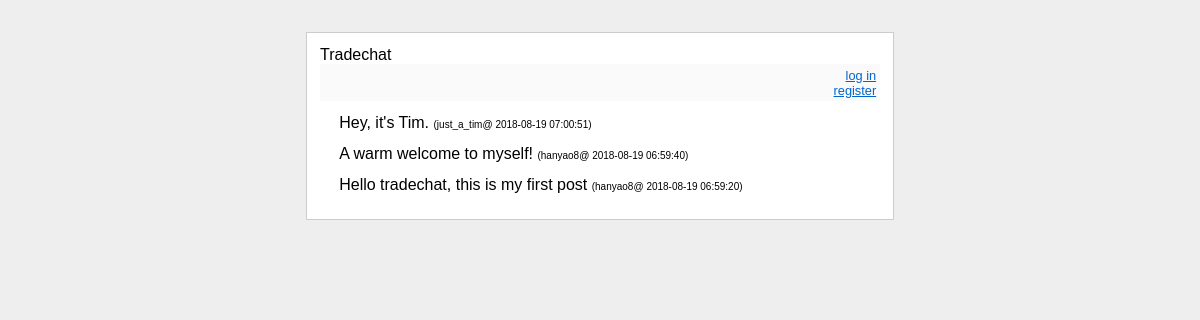
The page / on the database its author committed.
### tables this page shows
CREATE TABLE comments (id integer primary key autoincrement, comment text not null, user text not null, time text not null);

### tradechat.py (the view)
@app.route('/')
def show_entries():
    db=get_db()
    query='select comment, user, time from comments order by id desc'
    cursor=db.execute(query)
    comments=cursor.fetchall()
    return render_template('show_entries.html',comments=comments)

### tradechat.py (called while the page is built)
def connect_db():
    rv=sqlite3.connect(app.config['DATABASE'])
    rv.row_factory=sqlite3.Row
    return(rv)

def get_db():
    if not hasattr(g,'sqlite_db'):
        g.sqlite_db=connect_db()
    return(g.sqlite_db)

### templates/show_entries.html (shortened to what this page needs)
{% extends "layout.html" %}
{% block body %}
  <ul class=comments>
  {% for comment in comments %}
    <li>{{ comment.comment|safe }}
        <font size="-2">({{ comment.user }}@ {{comment.time}})</font>
  {% else %}
    <li><em>No comments so far.</em>
  {% endfor %}
  </ul>
{% endblock %}

### templates/layout.html (shortened to what this page needs)
<!doctype html>
<link rel=stylesheet type=text/css
  href="{{url_for('static',filename='style.css')}}">
<div class=page>
  <hl>Tradechat</hl>
  <div class=metanav>
  {% if not session.logged_in %}
    <a href="{{ url_for('login')}}">log in</a><br>
    <a href="{{ url_for('register')}}">register</a>
  {% else %}
    <a href="{{ url_for('logout')}}">log out</a>
  {% endif %}
  </div>
  {% block body %}{% endblock %}
</div>

### static/style.css (style rules this page uses)
a, h1, h2 { color: #0066cc; }
.page { margin: 2em auto; width: 35em; border: 1px solid #ccc; padding: 0.8em; background: white; }
.comments { list-style: none; margin: 0; padding: 0; }
.comments li { margin: 0.8em 1.2em; }
.metanav { text-align: right; font-size: 0.8em; padding: 0.3em; margin-bottom: 1em; background: #fafafa; }

### rows shown on the page
comments: comment "Hey, it's Tim.", user "just_a_tim", time "2018-08-19 07:00:51"
comments: comment "A warm welcome to myself!", user "hanyao8", time "2018-08-19 06:59:40"
comments: comment "Hello tradechat, this is my first post", user "hanyao8", time "2018-08-19 06:59:20"
